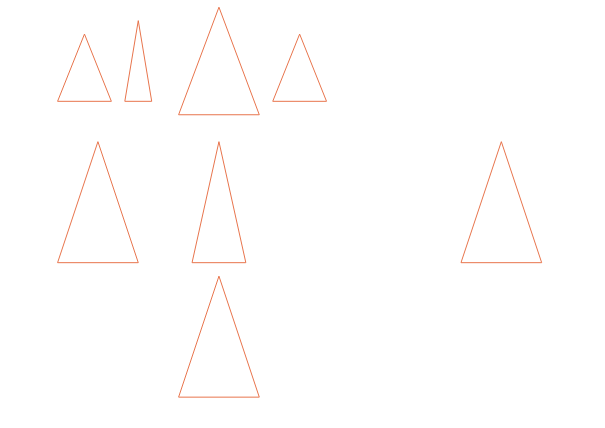

This chart was generated by the following Python code:
import shapefile 
j=shapefile.Writer() 
j.shapeType 
j.field("kolom1","C") 
j.field("kolom2","C") 
j.record("shape1","satu") 
j.record("shape2","dua")
j.record("shape3","tiga")
j.record("shape4","empat") 
j.record("shape5","lima")
j.record("shape6","enam")
j.record("shape7","tujuh") 
j.record("shape8","delapan")
 
j.poly(parts=[[[-1,1],[5,1], [2,9],[-1,1]]],shapeType=shapefile.POLYLINE)
j.poly(parts=[[[6,2],[10,2], [8,7],[6,2]]],shapeType=shapefile.POLYLINE)
j.poly(parts=[[[-10,2],[-6,2], [-8,7],[-10,2]]],shapeType=shapefile.POLYLINE) 
j.poly(parts=[[[-5,2],[-3,2], [-4,8],[-5,2]]],shapeType=shapefile.POLYLINE)
j.poly(parts=[[[0,-10],[4,-10], [2,-1],[0,-10]]],shapeType=shapefile.POLYLINE)
j.poly(parts=[[[-10,-10],[-4,-10], [-7,-1],[-10,-10]]],shapeType=shapefile.POLYLINE)
j.poly(parts=[[[20,-10],[26,-10], [23,-1],[20,-10]]],shapeType=shapefile.POLYLINE)
j.poly(parts=[[[-1,-20],[5,-20], [2,-11],[-1,-20]]],shapeType=shapefile.POLYLINE)

j.save("jenang")